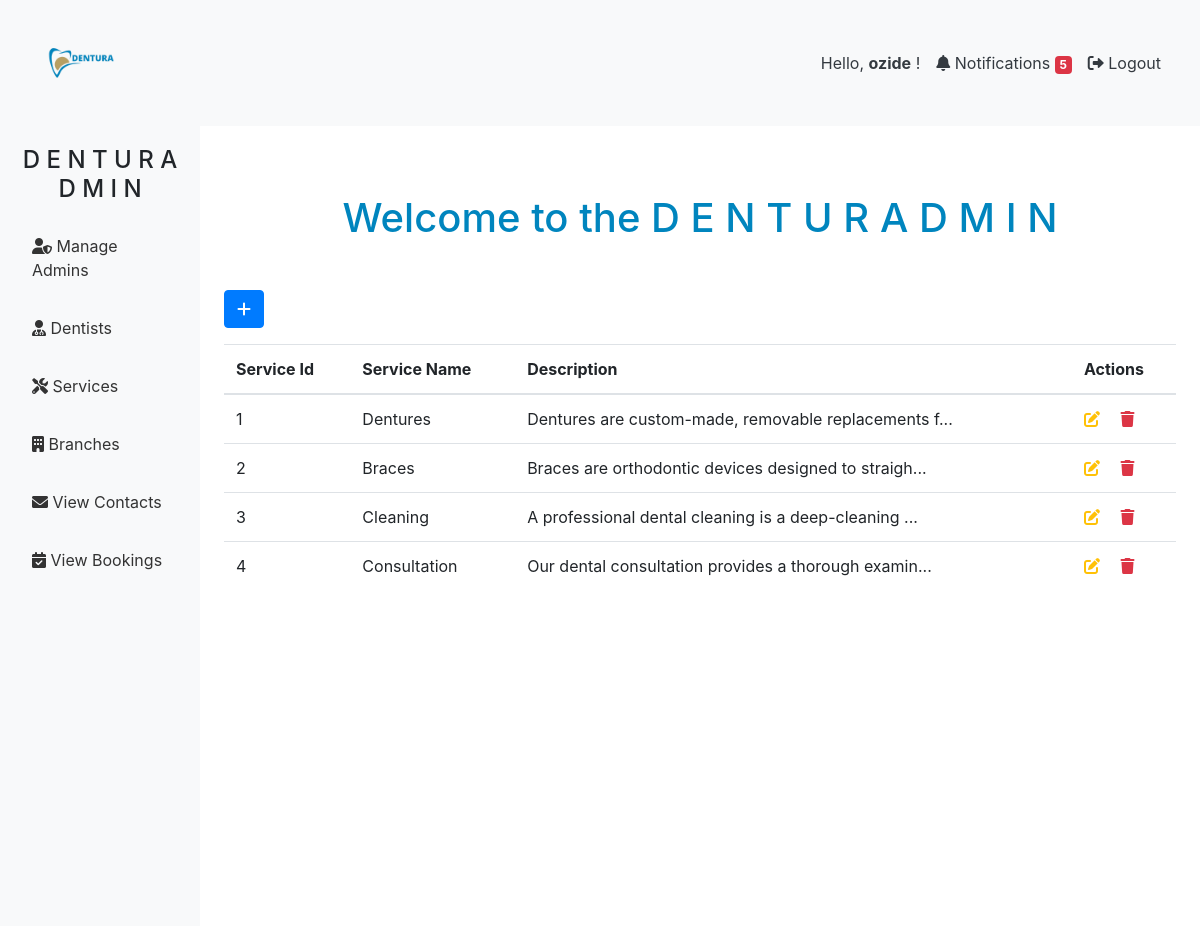
/admin/php/frontend/view_services.php (signed in), run on the app's committed database.
### tables this page shows
CREATE TABLE `services` (
  `id` int(11) NOT NULL,
  `service_name` varchar(250) NOT NULL,
  `description` text NOT NULL,
  `cost` text NOT NULL,
  `created_at` timestamp NOT NULL DEFAULT current_timestamp(),
  `updated_at` timestamp NOT NULL DEFAULT current_timestamp() ON UPDATE current_timestamp(),
  `image` varchar(5000) NOT NULL
);

### admin/php/frontend/view_services.php (the view, shortened to what this page needs)
<?php
$conn = new mysqli("localhost", "root", "", "dentura");
$result = $conn->query("SELECT COUNT(*) as newBookings FROM bookings WHERE status = 'Pending'");
$newBookings = 0;
if ($result->num_rows > 0) {
    $row = $result->fetch_assoc();
    $newBookings = $row['newBookings'];
}
$sql = "SELECT service_name, image, description FROM services";
$result = $conn->query($sql);
$services = [];
if ($result->num_rows > 0) {
    while ($row = $result->fetch_assoc()) {
        $services[] = $row;
    }
}
?>
<!DOCTYPE html>
<html lang="en">
<head>
    <link rel="stylesheet" href="https://stackpath.bootstrapcdn.com/bootstrap/4.5.2/css/bootstrap.min.css">
    <link rel="stylesheet" href="https://cdnjs.cloudflare.com/ajax/libs/font-awesome/6.0.0-beta3/css/all.min.css">
    <link rel="stylesheet" href="/admin/css/admin_dashboard.css">
    <link rel="stylesheet" href="https://cdnjs.cloudflare.com/ajax/libs/sweetalert/1.1.3/sweetalert.min.css">
</head>
<body>
<nav class="navbar navbar-expand-lg navbar-light bg-light">
    <div class="container-fluid">
        <a class="navbar-brand" href="#">
            <img src="/assets/images/DENTURA.png" alt="DenturAdmin Logo" style="height: 100px;">
        </a>
        <div class="collapse navbar-collapse" id="navbarNav">
            <ul class="navbar-nav ml-auto">
                <li class="nav-item">
                    <span class="nav-link text-dark">Hello, <b><?php echo htmlspecialchars($_SESSION['username']); ?></b> !</span>
                </li>
                <li class="nav-item">
                    <a class="nav-link text-dark" href="#" id="notification-btn">
                        <i class="fas fa-bell"></i> Notifications
                        <?php if ($newBookings > 0): ?>
                            <span class="badge badge-danger"><?php echo $newBookings; ?></span>
                        <?php endif; ?>
                    </a>
                </li>
                <li class="nav-item">
                    <a href="logout.php" class="nav-link text-dark">
                        <i class="fas fa-sign-out-alt"></i> Logout
                    </a>
                </li>
            </ul>
        </div>
    </div>
</nav>
<div class="container-fluid">
    <div class="row">
        <nav class="col-md-2 d-none d-md-block bg-light sidebar">
            <div class="sidebar-sticky">
                <h4 class="text-center">D E N T U R A D M I N</h4>
                <ul class="nav flex-column">
                    <li class="nav-item active">
                        <a class="nav-link" href="../manage_admin.php">
                            <i class="fas fa-user-shield"></i> Manage Admins
                        </a>
                    </li>
                    <li class="nav-item">
                        <a class="nav-link" href="view_dentists.php">
                            <i class="fas fa-user-md"></i> Dentists
                        </a>
                    </li>
                    <li class="nav-item">
                        <a class="nav-link" href="view_services.php">
                            <i class="fas fa-tools"></i> Services
                        </a>
                    </li>
                    <li class="nav-item">
                        <a class="nav-link" href="view_branches.php">
                            <i class="fas fa-building"></i> Branches
                        </a>
                    </li>
                    <li class="nav-item">
                        <a class="nav-link" href="view_contacts.php">
                            <i class="fas fa-envelope"></i> View Contacts
                        </a>
                    </li>
                    <li class="nav-item">
                        <a class="nav-link" href="../view_bookings.php">
                            <i class="fas fa-calendar-check"></i> View Bookings
                        </a>
                    </li>
                </ul>
            </div>
        </nav>
        <main role="main" class="col-md-9 ml-sm-auto col-lg-10 px-4">
            <h1 class="text-center mt-5 dashboard-header">Welcome to the D E N T U R A D M I N</h1>
            <div id="service-info" class="mt-5">
                <div class="mb-3">
                    <a href="../add_service.php" class="btn btn-primary"><i class="fas fa-plus"></i></a>
                </div>
                <table class="table mt-3">
                    <thead>
                        <tr>
                            <th>Service Id</th>
                            <th>Service Name</th>
                            <th>Description</th>
                            <th>Actions</th>
                        </tr>
                    </thead>
                    <tbody>
                        <?php if (!empty($services)): ?>
                            <?php foreach ($services as $index => $service): ?>
                                <tr>
                                    <td><?php echo $index + 1; ?></td>
                                    <td><?php echo htmlspecialchars($service['service_name']); ?></td>
                                    <td><?php echo htmlspecialchars(substr($service['description'], 0, 50)) . (strlen($service['description']) > 50 ? '...' : ''); ?></td>
                                    <td>
                                        <a href='../edit_service.php?service_name=<?php echo urlencode($service['service_name']); ?>' class='text-warning mr-3'>
                                            <i class='fas fa-edit'></i>
                                        </a>
                                        <a href='../delete_service.php?service_name=<?php echo urlencode($service['service_name']); ?>' class='text-danger'>
                                            <i class='fas fa-trash'></i>
                                        </a>
                                    </td>
                                </tr>
                            <?php endforeach; ?>
                        <?php else: ?>
                            <tr><td colspan='4' class='text-center'>No registered services found.</td></tr>
                        <?php endif; ?>
                    </tbody>
                </table>
            </div>
        </main>
    </div>
</div>
</body>
</html>

### admin/css/admin_dashboard.css (style rules this page uses)
.sidebar { height: 100vh; padding-top: 20px; }
.sidebar .nav-item { margin-top: 10px; }
.sidebar .nav-link { color: #333; padding: 10px 15px; border: 2px solid transparent; border-radius: 5px; position: relative; overflow: hidden; transition: all 0.3s; }
.sidebar .nav-link:before { content: ""; position: absolute; top: 0; left: 0; right: 0; bottom: 0; border: 2px solid #007bff; border-radius: 5px; opacity: 0; transition: opacity 0.3s; z-index: 0; }
main { padding: 20px; }
.dashboard-header { color: #0085be; }

### data on the page
services: service_name "Dentures", description "Dentures are custom-made, removable replacements f"
services: service_name "Braces", description "Braces are orthodontic devices designed to straigh"
services: service_name "Cleaning", description "A professional dental cleaning is a deep-cleaning"
services: service_name "Consultation", description "Our dental consultation provides a thorough examin"

### other printed values
$_SESSION['username'] "ozide"
$newBookings "5"
